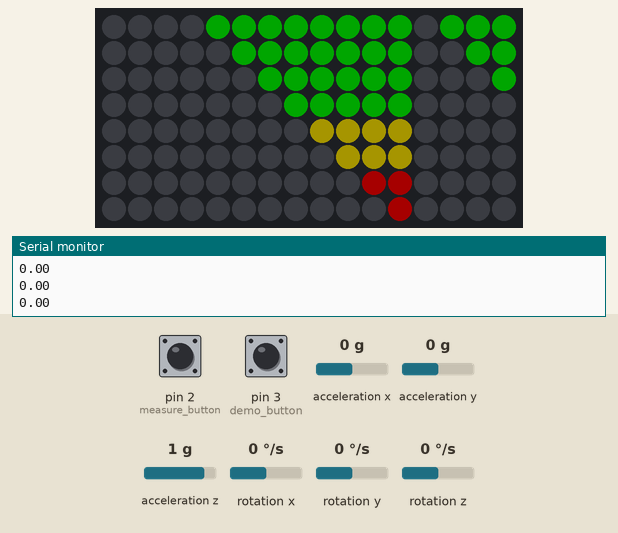
A sketch run on a simulated Arduino Uno, built with avr-gcc and run on an emulated ATmega328P. Parts: 16×8 RGB LED matrix (first LED top left, wired row by row), the last lines printed to the serial monitor. The test bench sets the inputs (shaded band); at power-on: pin 3 (demo_button) LOW, pin 2 (measure_button) LOW, rotation x 0 °/s, acceleration x 0 g, acceleration y 0 g, acceleration z 1 g, rotation y 0 °/s, rotation z 0 °/s. Dim RGB values are drawn brighter than linear.

Above: at 1.2 s.
1.3 s: pin 3 (demo_button) pulled HIGH for 1 s
At 1.85 s:
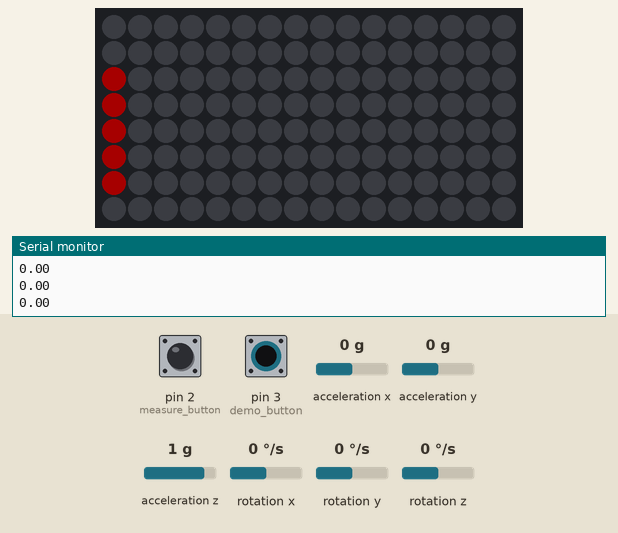
3.8 s: pin 2 (measure_button) pulled HIGH for 0.15 s
At 6.02 s:
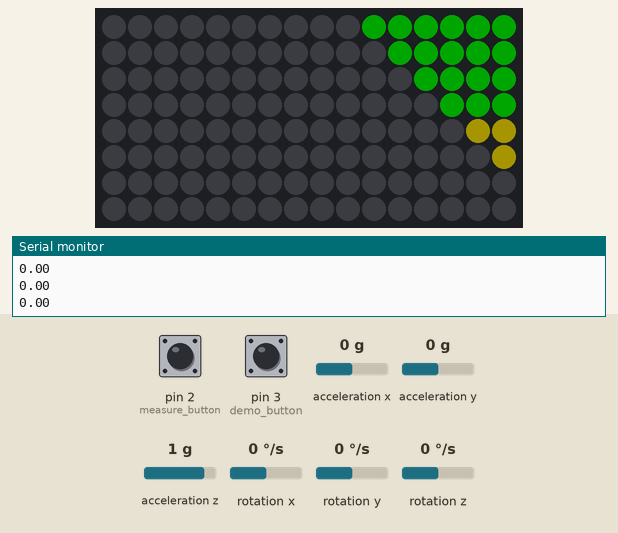
6.9 s: rotation x set to -192 °/s
At 7.31 s:
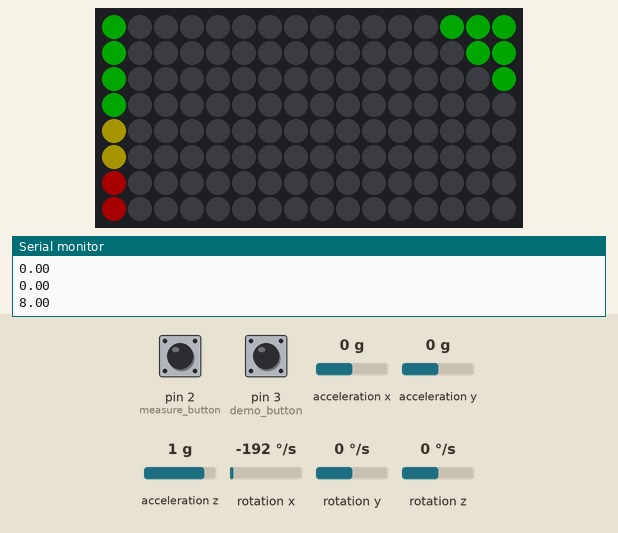
8.5 s: pin 3 (demo_button) pulled HIGH for 0.15 s
At 8.68 s:
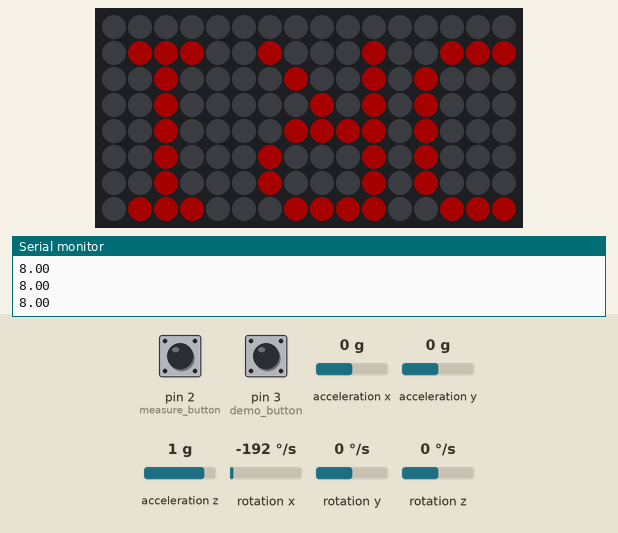
10.1 s: pin 2 (measure_button) pulled HIGH for 1 s
At 10.59 s:
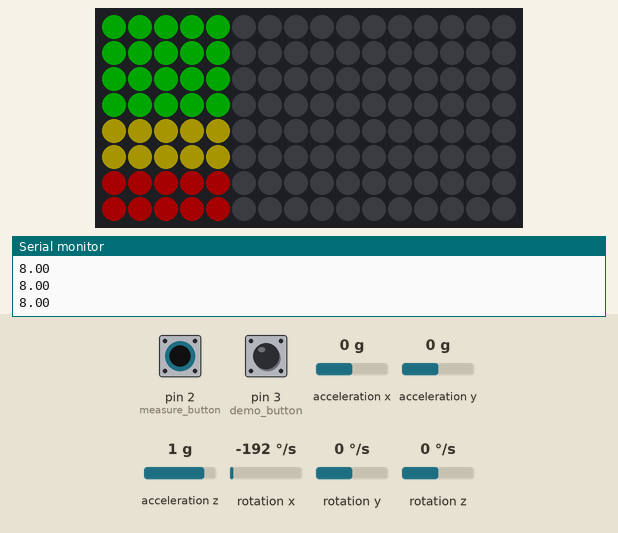
14.1 s: rotation x set to 0 °/s
At 14.63 s:
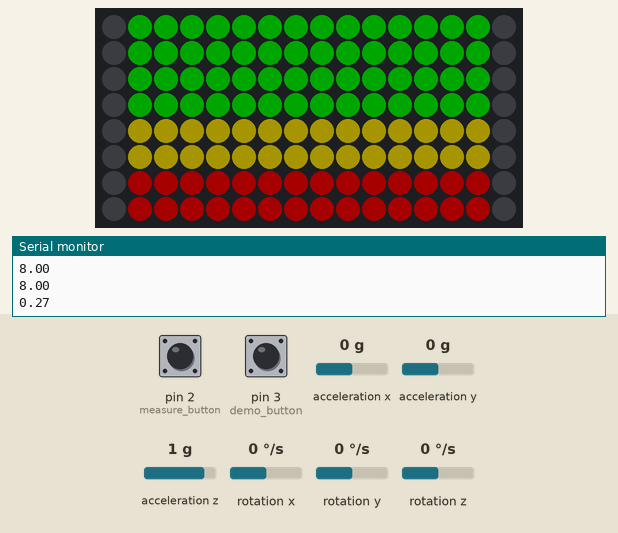
Timing chart, 0 to 16.9 s (numbered marks = the images above; inputs shaded):
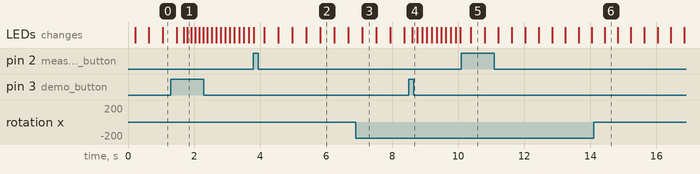

The sketch:

vibratest_2.0.ino
```cpp
/*
    Mit diesem Sektch können Vibrationen im niedrigen Hz-Bereich visualisiert werden.
    Mit Hilfe eines drei-Achsen-Beschleunigungssensors wird die Gesamtbeschleunigung ermittelt.
    Zunächst wird eine Messreihe aufgenommen #MEASURMENTS,
    anschließend wird die Messreihe der Größe nach sortiert #sort
    und die höchsten und niedrigsten Werte entfernt #CUT.
    Aus den verbleibenden Werten wird das arithmetische Mittel bestimmt.
    Eine Glättung der Ausgabewerte erfolgt zum Schluss durch eine Tiefpassfilterung,
    welche die aktuellen Messwerte mit den vorangegangenen Messwerten ins Verhältnis setzt #WEIGHT.

    Die Ausgabe der Messwerte erfolgt über zwei 8x8 LED-Matrizen.

    Mit Hilfe zweier Schalter kann von dem Messmodus ind einen Demomodus umgeschaltet werden,
    in dem die Matrizen ein vordefiniertes Programm ablaufen.
*/

//*******************************************************************************************************************

// Benötigte Bibliotheken
#include <Wire.h>
#include <L3G.h>
#include <avr/io.h>
#include <avr/interrupt.h>

#include <Adafruit_GFX.h>
#include <Adafruit_NeoMatrix.h>
#include <Adafruit_NeoPixel.h>

//*******************************************************************************************************************

// LED-Matrix Config
#ifndef PSTR
#define PSTR // Make Arduino Due happy
#endif

#define PIN 4

Adafruit_NeoMatrix matrix = Adafruit_NeoMatrix(16, 8, PIN, NEO_MATRIX_TOP + NEO_MATRIX_RIGHT + NEO_MATRIX_COLUMNS + NEO_MATRIX_PROGRESSIVE, NEO_GRB + NEO_KHZ800);

// Demo
int xx    = matrix.width();
int pass = 0;
const uint16_t colors[] = {
  matrix.Color(255, 0, 0), matrix.Color(0, 255, 0), matrix.Color(0, 0, 255)
};

//*******************************************************************************************************************

// Umfang der Messreihe
#define MEASURMENTS 50

// Tiefpassfilter
#define CUT 5         // schneidet die höchten und tiefsten Messwerte aus
#define WEIGHT 35     // Anteil der neuen Sensorwerte in Prozent

int scale = 80;       // Stauchung der Y-Achse
int overload = 8;     // Begrenzung der Y-Ache. Ohne Begrenzung werden sehr große Werte auf 0 gesetzt

//*******************************************************************************************************************

L3G gyro;

// Berechnung des geometrischen Mittels
long aa;
long bb;
int tt = MEASURMENTS - 1;

int X[MEASURMENTS];
int Y[MEASURMENTS];
int Z[MEASURMENTS];

float dx;
float dy;
float dz;

//Ergebnisse
float durchschnitt_alt;
float durchschnitt_neu;

//*******************************************************************************************************************

#define measure_button 2
#define demo_button 3
bool measurestate;
bool demostate;

//*******************************************************************************************************************

void setup() {
  Serial.begin(19200);
  Wire.begin();

  if (!gyro.init()) {
    Serial.println("Failed to autodetect gyro type!");
    while (1);
  }
  gyro.enableDefault();

  matrix.begin();
  //matrix.setRotation(2);
  matrix.setTextWrap(false);
  matrix.setBrightness(40);
  matrix.setTextColor(colors[0]);

  pinMode(measure_button, INPUT);
  pinMode(demo_button, INPUT);
  measurestate = true;
  demostate = false;
}

//*******************************************************************************************************************

// "Bubblesort Algorithmus" zur aufsteigenden Sortierung der Messwerte
void sort(int a[], int size) {
  for (int i = 0; i < (size - 1); i++) {
    for (int o = 0; o < (size - (i + 1)); o++) {
      if (a[o] > a[o + 1]) {
        int t = a[o];
        a[o] = a[o + 1];
        a[o + 1] = t;
      }
    }
  }
}

//*******************************************************************************************************************

// Matrix-Pixel-Buffer Logic
int pixelBuffer[] = {0, 1, 2, 3, 4, 5, 6, 7, 8, 0, 1, 2, 3, 4, 5, 6};

void pushValue(int value) {
  for (int i = 15; i > 0; i--) {
    pixelBuffer[i] = pixelBuffer[i - 1];
  }
  pixelBuffer[0] = value;
}

void graphData(int value) {
  pushValue(value);
  for (int i = 0; i < 16; i++) {
    for (int j = 0; j < 8; j++) {
      uint16_t color;

      if ( pixelBuffer[i] >= (j + 1) ) {
        if (j < 4) {
          color = matrix.Color(0, 255, 60);
        }
        else if (j > 5) {
          color = matrix.Color(255, 0, 0);
        }
        else {
          color = matrix.Color(255, 240, 0);
        }
      }
      else {
        color = matrix.Color(0, 0, 0);
      }
      matrix.drawPixel(i, j, color);
    }
  }
  matrix.show();
}

//*******************************************************************************************************************

void loop() {

  // Schaltung von Messung bzw. Demo
  if (digitalRead(measure_button)) {
    matrix.setRotation(0);
    measurestate = true;
    demostate = false;
  }
  if (digitalRead(demo_button)) {
    matrix.setRotation(2);
    measurestate = false;
    demostate = true;
  }

  //*****************************************************************************************************************
  if (measurestate) {
    // Messwerterfassung
    for (int i = 0; i < tt; i++) {
      gyro.read();
      aa = (int)gyro.g.x;
      if (aa < 0) {
        bb = -aa;
      } else {
        bb = aa;
      }
      X[i] = bb;
      aa = (int)gyro.g.y;
      if (aa < 0) {
        bb = -aa;
      } else {
        bb = aa;
      }
      Y[i] = bb;
      aa = (int)gyro.g.z;
      if (aa < 0) {
        bb = -aa;
      } else {
        bb = aa;
      }
      Z[i] = bb;
      delayMicroseconds(5);
    }

    // Sortieren der Messwerte
    sort(X, MEASURMENTS);
    sort(Y, MEASURMENTS);
    sort(Z, MEASURMENTS);

    // Berechnung der Durchnittswerte der einzelnen Achsen
    dx = 0;
    dy = 0;
    dz = 0;

    for (int i = (CUT - 1); i < (MEASURMENTS - CUT); i++) {
      dx = dx + X[i] / (MEASURMENTS - 2 * CUT);
      dy = dy + Y[i] / (MEASURMENTS - 2 * CUT);
      dz = dz + Z[i] / (MEASURMENTS - 2 * CUT);
    }

    // Tiefpassfilterung
    durchschnitt_neu = ((100 - WEIGHT)  * durchschnitt_alt / 100 + WEIGHT  * (dx + dy + dz) / 300) / scale;
    durchschnitt_alt = durchschnitt_neu;

    // Ausgabe des Durchschnitts
    if (durchschnitt_neu < 0) {
      durchschnitt_neu = 0;
    }
    if (durchschnitt_neu > overload) {
      durchschnitt_neu = overload;
    }
    Serial.println(durchschnitt_neu);

    graphData(durchschnitt_neu);
    delay(200);
  }

  //*****************************************************************************************************************
  if (demostate) {
  matrix.fillScreen(0);
  matrix.setCursor(xx, 0);
  matrix.print(F("ORION"));
  if(--xx < -36) {
    xx = matrix.width();
    if(++pass >= 3) pass = 0;
    matrix.setTextColor(colors[pass]);
  }
  matrix.show();
  delay(100);
  }
}
```

Measured:
- after the input at 1.3 s, the LEDs: first differ from a run without the input after 0.38 s (image 1 shows a later state)
- after the input at 6.9 s, the LEDs: change after 0.20 s (image 3)
- after the input at 8.5 s, the LEDs: change after 0.12 s (image 4)
- after the input at 10.1 s, the LEDs: change after 0.28 s (image 5)
- what the display in image 2 shows lasts 0.4 s, from 5.8 s to 6.2 s
